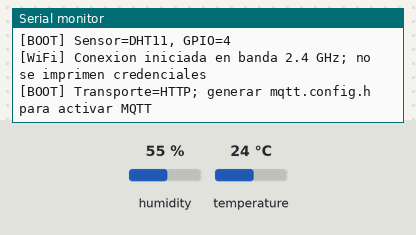
The sketch below on a simulated ESP32. On the bench: the last lines printed to the serial monitor. Wiring (inferred from the names in the program): DHT11 sensor: data GPIO 4. The inputs (shaded band) are chosen by the test bench; at power-on: humidity 55 %, temperature 24 °C. WiFi joins after 1.5 s; servers stay silent unless stated; uploads are accepted with an empty reply; the local clock reads 2024-03-15 10:24:30 at power-on unless the sketch sets it; random numbers use the default seed unless the sketch sets one; EEPROM starts erased.

Above: at 1.4 s.
1.5 s: humidity set to 22 %
At 2.9 s:
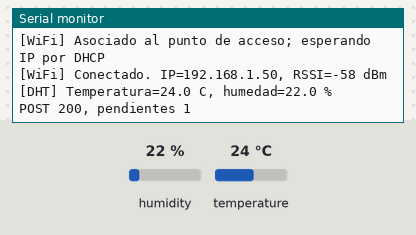
10.5 s: temperature set to 12 °C
At 12.4 s:
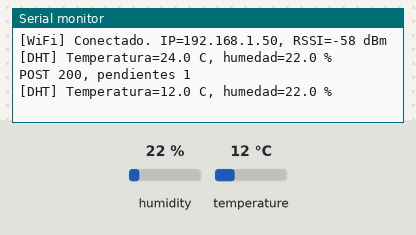
19.5 s: humidity set to 40 %
At 23.3 s:
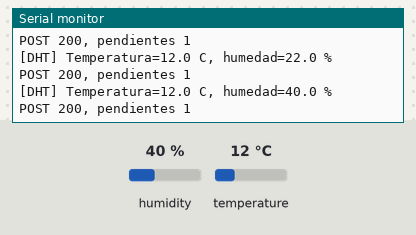

The sketch:

esp32_dht_monitor.ino
```cpp
#include <WiFi.h>
#include <HTTPClient.h>
#include "BoundedDHT.h"
#include <ArduinoJson.h>
#include <Preferences.h>
#include <esp_system.h>
#include <time.h>
#include "config.h"
#if __has_include("mqtt.config.h")
#include "mqtt.config.h"
#endif
#ifdef MQTT_HOST
#include <MQTT.h>
#if MQTT_TLS
#include <WiFiClientSecure.h>
WiFiClientSecure mqttNetwork;
#else
WiFiClient mqttNetwork;
#endif
MQTTClient mqtt(1024);
String telemetryTopic, ackTopic, statusTopic;
bool pendingAck=false;
char ackBoot[33];
uint32_t ackSequence=0, nextMqtt=0, mqttBackoff=1000;
#endif

BoundedDHT dht(DHT_PIN, DHT_TYPE);
Preferences prefs;
// Cola persistente: 60 muestras = 10 minutos. Al llenarse se descarta
// explícitamente la muestra nueva; las pendientes mantienen su identidad.
struct Sample { float t, h; uint64_t epoch; uint32_t seq; char boot[33]; };
struct Queue { uint32_t version; uint32_t count; Sample items[60]; } queueData;
char bootId[33];
uint32_t sequenceNumber=0, nextRead=0, nextSend=0, nextWifi=0, backoff=1000;
bool due(uint32_t now, uint32_t deadline) { return (int32_t)(now-deadline)>=0; }
const char* resetName(esp_reset_reason_t reason) {
  switch(reason) {
    case ESP_RST_POWERON: return "encendido";
    case ESP_RST_EXT: return "reset externo";
    case ESP_RST_SW: return "reinicio por software";
    case ESP_RST_PANIC: return "panic / excepcion (revisar encabezado del error)";
    case ESP_RST_INT_WDT: return "watchdog de interrupciones";
    case ESP_RST_TASK_WDT: return "watchdog de tareas";
    case ESP_RST_WDT: return "watchdog";
    case ESP_RST_BROWNOUT: return "brownout / caida de alimentacion";
    default: return "otro";
  }
}
void onWiFiEvent(WiFiEvent_t event, WiFiEventInfo_t info) {
  // No conectar/desconectar desde este callback: se ejecuta en otra tarea.
  if(event==ARDUINO_EVENT_WIFI_STA_CONNECTED) {
    Serial.println("[WiFi] Asociado al punto de acceso; esperando IP por DHCP");
  } else if(event==ARDUINO_EVENT_WIFI_STA_GOT_IP) {
    Serial.printf("[WiFi] Conectado. IP=%s, RSSI=%d dBm\n",
      WiFi.localIP().toString().c_str(), WiFi.RSSI());
  } else if(event==ARDUINO_EVENT_WIFI_STA_DISCONNECTED) {
    Serial.printf("[WiFi] Desconexion. reason=%u (codigo del controlador, no wl_status)\n",
      (unsigned)info.wifi_sta_disconnected.reason);
  }
}
void persist() {
  if(prefs.putBytes("queue", &queueData, sizeof(queueData))!=sizeof(queueData))
    Serial.println("ERROR al persistir cola: revisar memoria NVS");
}
void removeHead() {
  if(!queueData.count) return;
  memmove(queueData.items,queueData.items+1,(--queueData.count)*sizeof(Sample));
  persist(); backoff=1000; nextSend=millis()+100;
}
#ifdef MQTT_HOST
void onMqttMessage(String &topic, String &payload) {
  // La biblioteca puede invocar este callback durante publish QoS 1.
  // Solo registrar el ACK: no publicar, suscribir ni modificar la cola aqui.
  if(topic!=ackTopic || payload.length()>512) return;
  JsonDocument doc;
  if(deserializeJson(doc,payload)) return;
  if(strcmp(doc["status"]|"","stored")!=0 ||
     strcmp(doc["device_code"]|"",DEVICE_CODE)!=0 ||
     !doc["sequence_number"].is<uint32_t>()) return;
  const char* boot=doc["boot_id"]|"";
  if(strlen(boot)!=32) return;
  strcpy(ackBoot,boot); ackSequence=doc["sequence_number"].as<uint32_t>(); pendingAck=true;
}
void consumeMqttAck() {
  if(!pendingAck) return;
  pendingAck=false;
  if(queueData.count && queueData.items[0].seq==ackSequence &&
     strcmp(queueData.items[0].boot,ackBoot)==0) {
    removeHead();
    Serial.printf("[MQTT] Guardado confirmado en PostgreSQL/CSV; pendientes=%lu\n",(unsigned long)queueData.count);
  }
}
void maintainMqtt(uint32_t now) {
  if(WiFi.status()!=WL_CONNECTED) return;
  mqtt.loop();
  consumeMqttAck();
  if(mqtt.connected() || !due(now,nextMqtt)) return;
  String id="rutasalud-"+WiFi.macAddress(); id.replace(":","");
  if(mqtt.connect(id.c_str(),MQTT_USERNAME,MQTT_PASSWORD)) {
    if(mqtt.subscribe(ackTopic,1) && mqtt.publish(statusTopic,"online",true,1)) {
      Serial.println("[MQTT] Conectado y suscrito al topic de confirmacion");
      mqttBackoff=1000; nextSend=millis();
    } else {
      mqtt.disconnect();
      Serial.println("[MQTT] Fallo al preparar suscripcion/estado");
    }
  } else {
    Serial.printf("[MQTT] Conexion pendiente: error=%d, retorno=%d\n",mqtt.lastError(),mqtt.returnCode());
  }
  nextMqtt=millis()+mqttBackoff;
  if(!mqtt.connected()) mqttBackoff=mqttBackoff<30000?mqttBackoff*2:60000;
}
#endif
void setup() {
  Serial.begin(115200);
  delay(200);
  esp_reset_reason_t reset=esp_reset_reason();
  Serial.printf("\n[BOOT] Reinicio=%d: %s\n",(int)reset,resetName(reset));
  Serial.printf("[BOOT] Chip=%s, flash=%lu bytes, PSRAM habilitada=%lu bytes\n",
    ESP.getChipModel(),(unsigned long)ESP.getFlashChipSize(),(unsigned long)ESP.getPsramSize());
  Serial.printf("[BOOT] Sensor=DHT%d, GPIO=%d\n",DHT_TYPE,DHT_PIN);
  dht.begin();
  if(!prefs.begin("health-monitor",false)) Serial.println("[NVS] No se pudo abrir almacenamiento de la cola");
  if(prefs.getBytesLength("queue")==sizeof(queueData)) prefs.getBytes("queue", &queueData, sizeof(queueData));
  if(queueData.version!=1 || queueData.count>60) { memset(&queueData,0,sizeof(queueData)); queueData.version=1; }
  snprintf(bootId,sizeof(bootId),"%08lx%08lx%08lx%08lx",(unsigned long)esp_random(),(unsigned long)esp_random(),(unsigned long)esp_random(),(unsigned long)esp_random());
  WiFi.persistent(false); // Las credenciales se leen de config.h; no reescribir flash.
  WiFi.onEvent(onWiFiEvent);
  WiFi.mode(WIFI_STA);
  WiFi.setAutoReconnect(true);
  WiFi.begin(WIFI_SSID,WIFI_PASSWORD);
  nextWifi = millis() + 30000; // Dar tiempo al primer intento y a DHCP.
  Serial.println("[WiFi] Conexion iniciada en banda 2.4 GHz; no se imprimen credenciales");
  configTime(0,0,"pool.ntp.org","time.google.com");
#ifdef MQTT_HOST
  telemetryTopic=String("rutasalud/")+DEVICE_CODE+"/telemetria";
  ackTopic=String("rutasalud/")+DEVICE_CODE+"/ack";
  statusTopic=String("rutasalud/")+DEVICE_CODE+"/estado";
#if MQTT_TLS
  mqttNetwork.setCACert(MQTT_CA_CERT); // Validacion CA y nombre; nunca setInsecure().
  mqttNetwork.setHandshakeTimeout(3);
#endif
  mqttNetwork.setTimeout(2000);
  mqtt.begin(MQTT_HOST,MQTT_PORT,mqttNetwork);
  mqtt.setOptions(30,true,1500);
  mqtt.onMessage(onMqttMessage);
  mqtt.setWill(statusTopic.c_str(),"offline",true,1);
  Serial.println("[BOOT] Transporte=MQTT; se espera acuse de guardado antes de retirar cada muestra");
#else
  Serial.println("[BOOT] Transporte=HTTP; generar mqtt.config.h para activar MQTT");
#endif
  nextRead=millis()+2000;
}
void loop() {
  uint32_t now=millis();
#ifdef MQTT_HOST
  maintainMqtt(now);
#endif
  if(WiFi.status()!=WL_CONNECTED && due(now,nextWifi)) {
    Serial.printf("[WiFi] Sin IP. Estado=%d, uptime=%lu s, heap libre=%lu bytes\n",
      (int)WiFi.status(),(unsigned long)(now/1000),(unsigned long)ESP.getFreeHeap());
    // Respaldo de AutoReconnect, con intervalo amplio para no interrumpir
    // continuamente asociacion/DHCP. No reiniciar la placa por un fallo Wi-Fi.
    WiFi.reconnect();
    nextWifi = now + 30000;
  }
  if(due(now,nextRead)) {
    nextRead=now+10000;
    float h=NAN, t=NAN;
    bool valid=dht.read(t,h);
    if(!valid||isnan(t)||isnan(h)||h<0||h>100 || t<(DHT_TYPE==DHT11?0:-40) || t>(DHT_TYPE==DHT11?50:80)) Serial.println("[DHT] Lectura invalida: revisar DATA en GPIO4, alimentacion y GND");
    else if(queueData.count==60) Serial.println("Cola llena: se descarta muestra nueva");
    else {
      Sample &s=queueData.items[queueData.count++];
      s.t=t; s.h=h; s.seq=sequenceNumber++; strcpy(s.boot,bootId);
      time_t epoch=time(nullptr); s.epoch=epoch>1700000000?(uint64_t)epoch:0;
      Serial.printf("[DHT] Temperatura=%.1f C, humedad=%.1f %%\n",t,h);
      persist();
    }
  }
  if(WiFi.status()==WL_CONNECTED && queueData.count && due(now,nextSend)) {
    Sample &s=queueData.items[0];
    JsonDocument doc;
    doc["device_code"]=DEVICE_CODE; doc["temperature_c"]=s.t; doc["humidity_percent"]=s.h;
    doc["boot_id"]=s.boot; doc["sequence_number"]=s.seq;
    if(s.epoch) { time_t epoch=s.epoch; struct tm utc; gmtime_r(&epoch,&utc); char stamp[24]; strftime(stamp,sizeof(stamp),"%Y-%m-%dT%H:%M:%SZ",&utc); doc["measured_at"]=stamp; }
    else doc["measured_at"]=nullptr; // Sin NTP: servidor usa recepción; no inventar fecha histórica.
    String body; serializeJson(doc,body);
#ifdef MQTT_HOST
    if(!mqtt.connected()) { delay(5); return; }
    const bool published=mqtt.publish(telemetryTopic,body,false,1);
    Serial.printf("[MQTT] Publicacion=%s; pendientes=%lu; esperando acuse de la aplicacion\n",
      published?"aceptada por broker":"pendiente",(unsigned long)queueData.count);
    // PUBACK solo confirma broker. La muestra permanece en NVS hasta el ACK
    // de aplicacion con la misma unidad, boot_id y sequence_number.
    backoff=backoff<30000?backoff*2:60000;
#else
    HTTPClient http; http.setConnectTimeout(1500); http.setTimeout(2000);
    http.begin(API_URL); http.addHeader("Content-Type","application/json"); http.addHeader("X-API-Key",API_KEY);
    int code=http.POST(body); Serial.printf("POST %d, pendientes %lu\n",code,(unsigned long)queueData.count);
    http.end();
    if(code>=200 && code<300) {
      removeHead();
    } else {
      // También conserva 4xx para que el operador corrija credenciales/configuración.
      backoff=backoff<30000?backoff*2:60000;
    }
#endif
    nextSend=millis()+backoff;
  }
  delay(5); // Cede CPU; las operaciones de red tienen tiempo de espera acotado.
}
```

BoundedDHT.h
```cpp
#pragma once
#include <Arduino.h>
#include <driver/gpio.h>
#include <esp_timer.h>

static constexpr uint8_t DHT11 = 11;
static constexpr uint8_t DHT22 = 22;

// Lector ESP32 con limites de tiempo reales. No cuenta iteraciones de
// digitalRead: su coste varia entre versiones del core. Una linea fija o
// desconectada siempre termina y devuelve false, sin desactivar el watchdog.
class BoundedDHT {
 public:
  BoundedDHT(uint8_t pin, uint8_t type) : pin_(pin), type_(type) {}
  void begin() { pinMode(pin_, INPUT_PULLUP); }

  bool read(float &temperature, float &humidity) {
    uint8_t bytes[5] = {};
    pinMode(pin_, OUTPUT_OPEN_DRAIN);
    digitalWrite(pin_, LOW);
    // La senal de inicio larga se realiza CON interrupciones habilitadas.
    delay(type_ == DHT11 ? 20 : 2);

    bool ok = true;
    portENTER_CRITICAL(&mux_);
    deadline_ = esp_timer_get_time() + 8000; // Maximo global: 8 ms.
    pinMode(pin_, INPUT_PULLUP); // Liberar bus, respuesta del sensor en 20-40 us.
    ok = waitForLow();
    if(ok) ok = pulse(LOW) >= 0;
    if(ok) ok = pulse(HIGH) >= 0;
    for(unsigned bit = 0; ok && bit < 40; ++bit) {
      int low = pulse(LOW);
      int high = low >= 0 ? pulse(HIGH) : -1;
      if(low < 0 || high < 0) {
        ok = false; // Abortar EN EL PRIMER timeout, sin recorrer otros pulsos.
      } else {
        bytes[bit / 8] = (bytes[bit / 8] << 1) | (high > 50 ? 1 : 0);
      }
    }
    portEXIT_CRITICAL(&mux_);
    if(!ok || uint8_t(bytes[0]+bytes[1]+bytes[2]+bytes[3]) != bytes[4]) return false;

    if(type_ == DHT11) {
      humidity = bytes[0] + bytes[1] * 0.1f;
      temperature = bytes[2] + (bytes[3] & 0x7f) * 0.1f;
      if(bytes[3] & 0x80) temperature = -temperature;
    } else {
      humidity = ((uint16_t(bytes[0]) << 8) | bytes[1]) * 0.1f;
      temperature = (((uint16_t(bytes[2] & 0x7f) << 8) | bytes[3])) * 0.1f;
      if(bytes[2] & 0x80) temperature = -temperature;
    }
    return true;
  }

 private:
  uint8_t pin_, type_;
  int64_t deadline_ = 0;
  portMUX_TYPE mux_ = portMUX_INITIALIZER_UNLOCKED;

  bool waitForLow() {
    int64_t start = esp_timer_get_time();
    while(gpio_get_level(gpio_num_t(pin_)) != LOW) {
      int64_t now = esp_timer_get_time();
      if(now - start >= 200 || now >= deadline_) return false;
    }
    return true;
  }

  int pulse(int level) {
    int64_t start = esp_timer_get_time();
    while(gpio_get_level(gpio_num_t(pin_)) == level) {
      int64_t now = esp_timer_get_time();
      if(now - start >= 120 || now >= deadline_) return -1;
    }
    return int(esp_timer_get_time() - start);
  }
};
```

config.example.h
```cpp
#pragma once
#define WIFI_SSID "SU_RED_2_4_GHZ"
#define WIFI_PASSWORD "SU_CLAVE"
// IP LAN del PC o servidor; nunca localhost desde el ESP32.
#define API_URL "http://192.168.1.100:8000/api/v1/readings"
#define API_KEY "MISMA_CLAVE_DEL_ENV"
#define DEVICE_CODE "esp32-01"
#define DHT_PIN 4
#define DHT_TYPE DHT11 // Cambiar a DHT22 y actualizar devices.sensor_type.
```

mqtt.config.example.h
```cpp
#pragma once
// Copiar a mqtt.config.h o generar con scripts/setup_mqtt.py.
// Al existir mqtt.config.h, el sketch usa MQTT en lugar de HTTP.
#define MQTT_HOST "192.168.1.100"
#define MQTT_PORT 1883
#define MQTT_USERNAME "device-UM1"
#define MQTT_PASSWORD "REEMPLAZAR_CON_CLAVE_LOCAL_DEL_DISPOSITIVO"
// DEVICE_CODE en config.h debe ser UM1 y existir en la base de datos.
#define MQTT_TLS 0 // Solo LAN. En nube activar TLS y configurar broker/certificados.
// Para TLS: MQTT_TLS=1, puerto del listener TLS y CA que valida su certificado.
// #define MQTT_CA_CERT R"PEM(-----BEGIN CERTIFICATE-----
// ...
// -----END CERTIFICATE-----
// )PEM"
```

Measured:
- after the input at 1.5 s, the serial monitor: prints a new line after 0.74 s (image 1)
- after the input at 10.5 s, the serial monitor: prints a new line after 1.7 s (image 2)
- after the input at 19.5 s, the serial monitor: prints a new line after 2.8 s (image 3)
